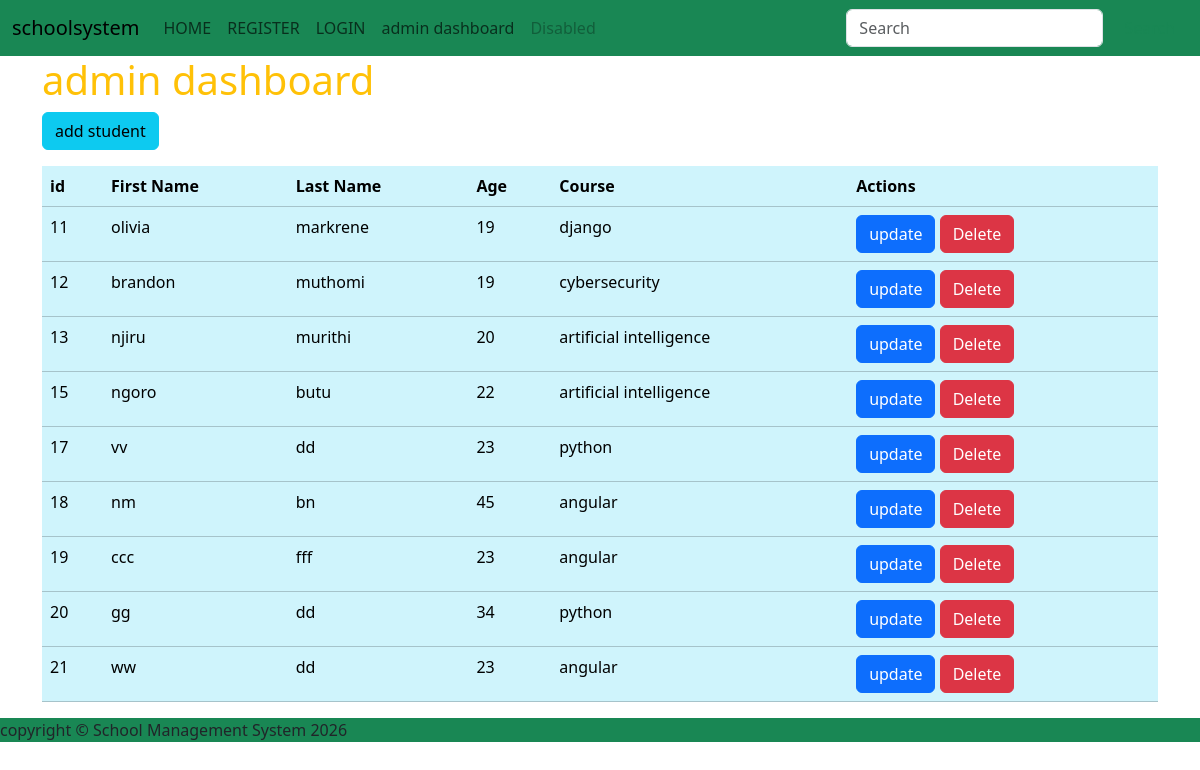
/students/, run on an earlier commit of the app's database.
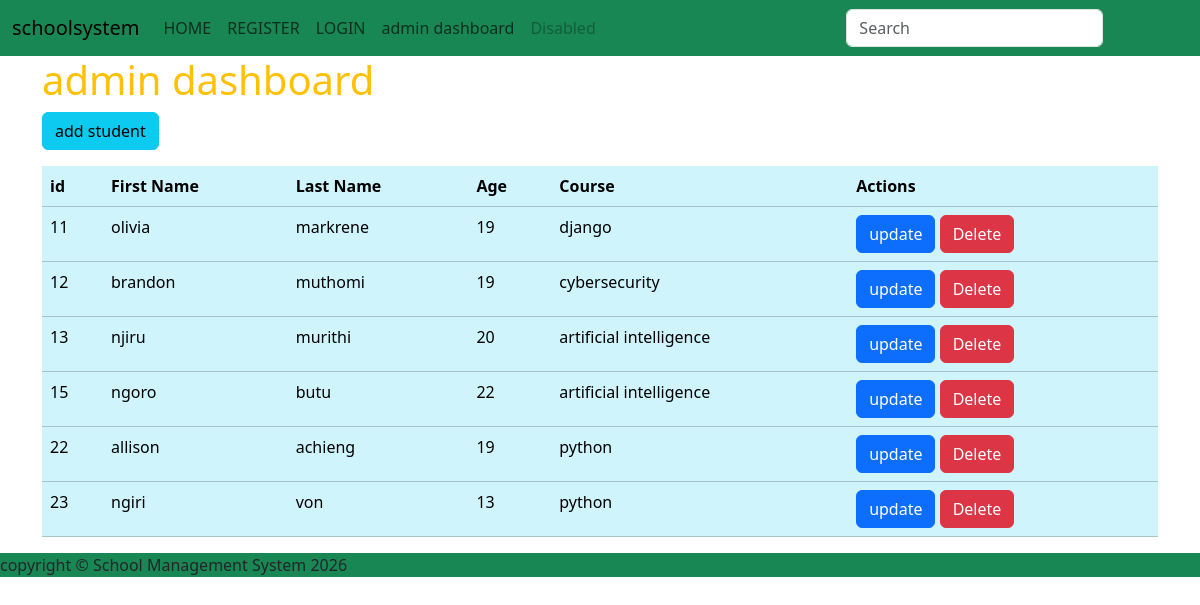
And on a later commit of the database.
### myapp/models.py (models this page shows, shortened)
class Student(models.Model):
   firstname = models.CharField(max_length=50)
   age = models.IntegerField()
   course = models.CharField(max_length=50)
   lastname = models.CharField(max_length=50)

### myapp/views.py (the view)
# urls.py: path('students/',views.read_student,name='students'),
def read_student(request):
    students = Student.objects.all()
    return render(request,'admindashboard.html',{'students':students})

### myapp/templates/admindashboard.html (shortened to what this page needs)
{%extends 'base.html'%}
{%block content%}
<div class="container">
<h1 class="text-warning">admin dashboard</h1>
<a href="{% url 'add' %}" class="btn btn-info mb-3">add student</a>
<table class="table table-info">
<thead>
<tr>
<th>id</th>
<th>First Name</th>
<th>Last Name</th>
<th>Age</th>
<th>Course</th>
<th>Actions</th>
</tr>
</thead>
<tbody>
{% for x in students %}
<tr>
<td>{{x.id}}</td>
<td>{{x.firstname}}</td>
<td>{{x.lastname}}</td>
<td>{{x.age}}</td>
<td>{{x.course}}</td>
<td>
<a href="{% url 'update' x.id %}" class="btn btn-primary">update</a>
<a href="{% url 'delete' x.id %}"  class="btn btn-danger" onclick="return confirm('Are you sure you want to delete {{x.firstname}}?')">Delete</a>
</td>
</tr>
</tbody>
{% endfor %}
</table>
</div>
{% endblock %}

### myapp/templates/base.html (shortened to what this page needs)
<!DOCTYPE html>
<html lang="en">
<head>
    <link href="https://cdn.jsdelivr.net/npm/bootstrap@5.3.8/dist/css/bootstrap.min.css" rel="stylesheet">
</head>
<body>
   <nav class="navbar navbar-expand-lg bg-success">
  <div class="container-fluid">
    <div class="collapse navbar-collapse" id="navbarTogglerDemo01">
      <a class="navbar-brand" href="#">schoolsystem</a>
      <ul class="navbar-nav me-auto mb-2 mb-lg-0">
        {% if user.is_authenticated %}
        <li class="nav-item">
          <span>Welcome {{ user.username }}</span>
        </li>
        <li class="nav-item">
          <a class="nav-link active" aria-current="page" href="{% url 'index' %}">Home</a>
        </li>
        <li>
          <a class="nav-link" href="{% url 'add' %}">Add Student</a>
        </li>
         {%if user.is_staff %}
        <li class="nav-item">
          <a class="nav-link" href="{% url 'user' %}">dashboard</a>
        </li>
        {% endif %}
        <li class="nav-item">
          <a class="nav-link" href="{% url 'logout' %}">LOGOUT</a>
        </li>
        {% else %}
        <li class="nav-item">
          <a class="nav-link" href="{% url 'index' %}">HOME</a>
        </li>
        <li class="nav-item">
          <a class="nav-link" href="{% url 'register' %}">REGISTER</a>
        </li>
         <li class="nav-item">
          <a class="nav-link" href="{% url 'login' %}">LOGIN</a>
        </li>
         <li class="nav-item">
          <a class="nav-link" href="{% url 'students' %}">admin dashboard</a>
        </li>
        {% endif %}
        <li class="nav-item">
          <a class="nav-link disabled" aria-disabled="true">Disabled</a>
        </li>
        </ul>
      <form class="d-flex" role="search">
        <input class="form-control me-2" type="search" placeholder="Search" aria-label="Search"/>
        <button class="btn btn-outline-success" type="submit">Search</button>
      </form>
    </div>
  </div>
</nav>
<main>
    {% block content %}
    {% endblock %}
</main>
<footer class="bg-success">
<p>copyright &copy; School Management System 2026</p>
</footer>
</body>
</html>

What changed in the data, as far as the page shows it:
removed Student: id "17", firstname "vv", lastname "dd", age "23", course "python"
removed Student: id "18", firstname "nm", lastname "bn", age "45", course "angular"
removed Student: id "19", firstname "ccc", lastname "fff", age "23", course "angular"
removed Student: id "20", firstname "gg", lastname "dd", age "34", course "python"
removed Student: id "21", firstname "ww", lastname "dd", age "23", course "angular"
added Student: id "22", firstname "allison", lastname "achieng", age "19", course "python"
added Student: id "23", firstname "ngiri", lastname "von", age "13", course "python"
